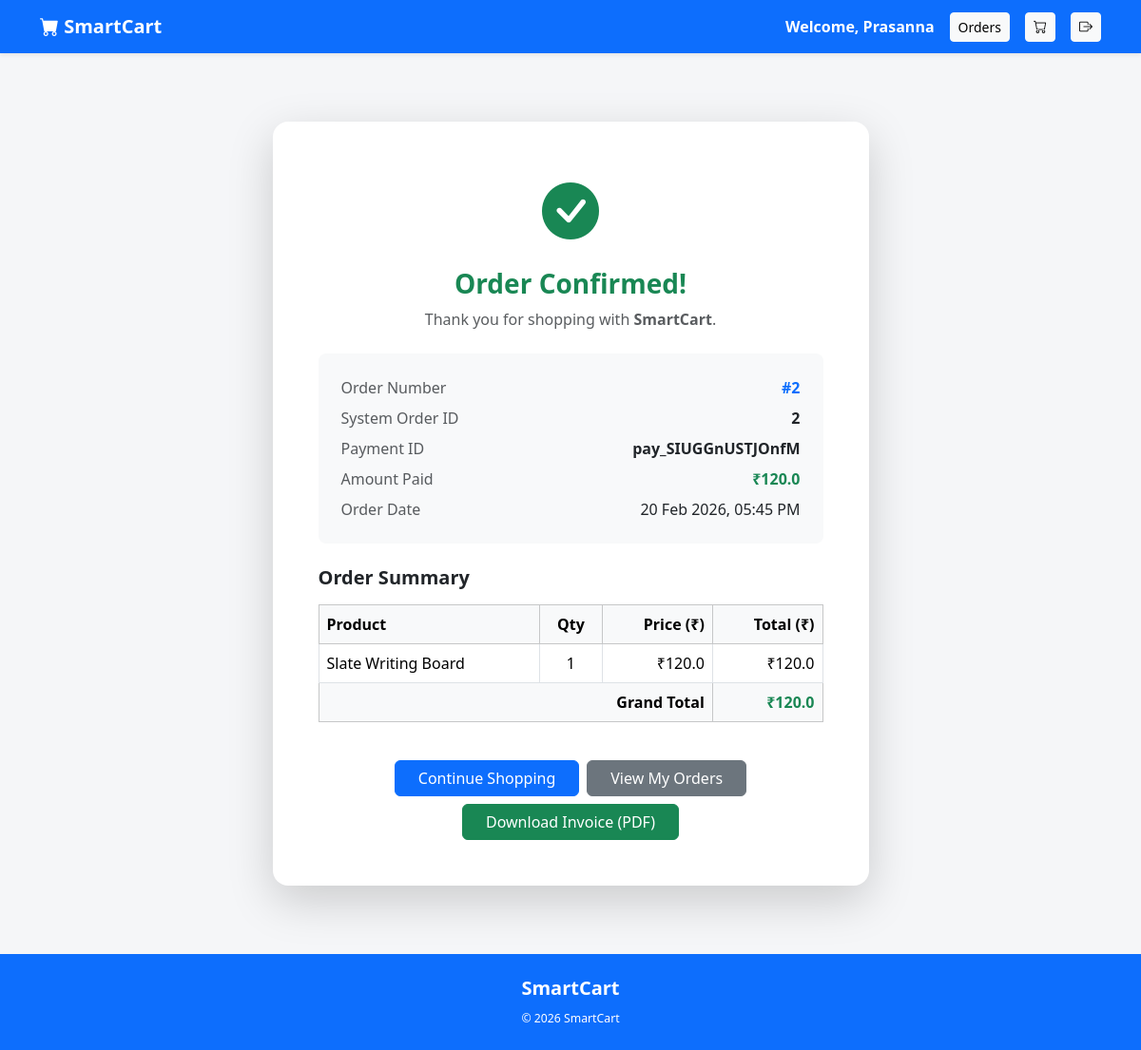
The app's page /user/order-success/2 (signed in) with its own data.
### tables this page shows
CREATE TABLE orders (
    order_id INTEGER PRIMARY KEY AUTOINCREMENT,
    user_id INTEGER NOT NULL,
    razorpay_order_id TEXT,
    razorpay_payment_id TEXT,
    amount REAL,
    payment_status TEXT,
    created_at DATETIME DEFAULT CURRENT_TIMESTAMP,
    address_id INTEGER,
    FOREIGN KEY (user_id) REFERENCES users(user_id),
    FOREIGN KEY (address_id) REFERENCES user_addresses(address_id)
);

CREATE TABLE order_items (
    id INTEGER PRIMARY KEY AUTOINCREMENT,
    order_id INTEGER NOT NULL,
    product_id INTEGER NOT NULL,
    product_name TEXT,
    quantity INTEGER,
    price REAL,
    FOREIGN KEY (order_id) REFERENCES orders(order_id),
    FOREIGN KEY (product_id) REFERENCES products(product_id)
);

### app.py (the view)
@app.route('/user/order-success/<int:order_db_id>')
def order_success(order_db_id):
    if 'user_id' not in session:
        flash("Please login!", "danger")
        return redirect('/user/user-login')
    conn = get_db_connection()
    cursor = conn.cursor()
    cursor.execute(
        "SELECT * FROM orders WHERE order_id=? AND user_id=?",
        (order_db_id, session['user_id'])
    )
    order = cursor.fetchone()
    cursor.execute(
        "SELECT * FROM order_items WHERE order_id=?",
        (order_db_id,)
    )
    items = cursor.fetchall()
    cursor.close()
    conn.close()
    if not order:
        flash("Order not found.", "danger")
        return redirect('/user/products')
    if order['created_at']:
        order = dict(order)  # convert Row object to dict
        order['created_at'] = datetime.strptime(order['created_at'], "%Y-%m-%d %H:%M:%S")
    return render_template("user/order_success.html", order=order, items=items)

### app.py (called while the page is built)
def get_db_connection():
    conn = sqlite3.connect("smartcart.db")
    conn.row_factory = sqlite3.Row
    conn.execute("PRAGMA foreign_keys = ON")
    return conn

### templates/user/order_success.html (shortened to what this page needs)
{% extends "base1.html" %}
{% block content %}
<div class="container py-5">
    <div class="row justify-content-center">
        <div class="col-lg-7 col-md-9">
            <div class="card border-0 shadow-lg rounded-4">
                <div class="card-body p-5">
                    <div class="text-center mb-4">
                        <div class="mb-3">
                            <i class="bi bi-check-circle-fill text-success" style="font-size: 60px;"></i>
                        </div>
                        <h3 class="fw-bold text-success">Order Confirmed!</h3>
                        <p class="text-muted">
                            Thank you for shopping with <strong>SmartCart</strong>.
                        </p>
                    </div>
                    <div class="bg-light rounded-3 p-4 mb-4">
                        <div class="row mb-2">
                            <div class="col-6 text-muted">Order Number</div>
                            <div class="col-6 text-end fw-bold text-primary">
                                {% if order.user_order_no %}
                                    #{{ order.user_order_no }}
                                {% else %}
                                    #{{ order.order_id }}
                                {% endif %}
                            </div>
                        </div>
                        <div class="row mb-2">
                            <div class="col-6 text-muted">System Order ID</div>
                            <div class="col-6 text-end fw-semibold">
                                {{ order.order_id }}
                            </div>
                        </div>
                        <div class="row mb-2">
                            <div class="col-6 text-muted">Payment ID</div>
                            <div class="col-6 text-end fw-semibold">
                                {{ order.razorpay_payment_id }}
                            </div>
                        </div>
                        <div class="row mb-2">
                            <div class="col-6 text-muted">Amount Paid</div>
                            <div class="col-6 text-end fw-bold text-success">
                                ₹{{ order.amount }}
                            </div>
                        </div>
                        <div class="row">
                            <div class="col-6 text-muted">Order Date</div>
                            <div class="col-6 text-end">
                                {% if order.created_at %}
                                    {{ order.created_at.strftime('%d %b %Y, %I:%M %p') }}
                                {% else %}
                                    -
                                {% endif %}
                            </div>
                        </div>
                    </div>
                    <h5 class="fw-bold mb-3">Order Summary</h5>
                    <div class="table-responsive mb-4">
                        <table class="table table-bordered align-middle">
                            <thead class="table-light">
                                <tr>
                                    <th>Product</th>
                                    <th class="text-center">Qty</th>
                                    <th class="text-end">Price (₹)</th>
                                    <th class="text-end">Total (₹)</th>
                                </tr>
                            </thead>
                            <tbody>
                                {% for it in items %}
                                <tr>
                                    <td>{{ it.product_name }}</td>
                                    <td class="text-center">{{ it.quantity }}</td>
                                    <td class="text-end">₹{{ it.price }}</td>
                                    <td class="text-end">₹{{ it.quantity * it.price }}</td>
                                </tr>
                                {% endfor %}
                                <tr class="table-light fw-bold">
                                    <td colspan="3" class="text-end">Grand Total</td>
                                    <td class="text-end text-success">
                                        ₹{{ order.amount }}
                                    </td>
                                </tr>
                            </tbody>
                        </table>
                    </div>
                    <div class="d-flex flex-wrap gap-2 justify-content-center">
                        <a href="/user/products" class="btn btn-primary px-4">
                            Continue Shopping
                        </a>
                        <a href="/user/my-orders" class="btn btn-secondary px-4">
                            View My Orders
                        </a>
                        <a href="/user/download-invoice/{{ order.order_id }}"
                           class="btn btn-success px-4">
                            Download Invoice (PDF)
                        </a>
                    </div>
                </div>
            </div>
        </div>
    </div>
</div>
{% endblock %}

### templates/base1.html (style rules this page uses)
body { background-color: #f5f6f8; }

### records on screen
orders: order_id "2", razorpay_payment_id "pay_SIUGGnUSTJOnfM", amount "120.0"
order_items: product_name "Slate Writing Board", quantity "1", price "120.0", it.quantity*it.price "120.0"

### other values on screen
{{ session['user_name'] }} "Prasanna"
{{ order.created_at.strftime('%d %b %Y, %I:%M %p') }} "20 Feb 2026, 05:45 PM"
